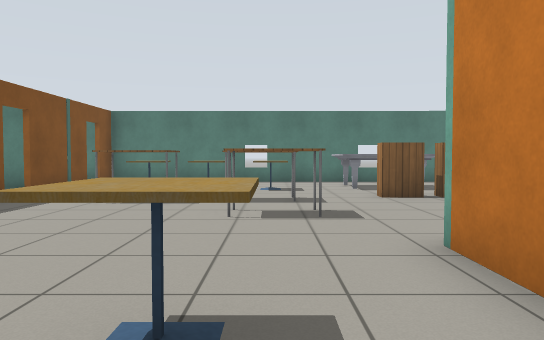
view 1 (above)

16 first-person views from a walk through a robot-simulator world made for Gazebo. The camera is 0.9 m above the floor, tilts 2° down and sees 70° across. The floor is counted in squares, 1 m on a side. Each view is taken from the middle of a square. On the plan, view 1 faces up. The plan holds only what a view shows up to about 13 squares ahead; the rest is blank. Robots are left out. Simple patterns stand in for the simulator's built-in surfaces. Some stock models are drawn as simple stand-ins.

view 2
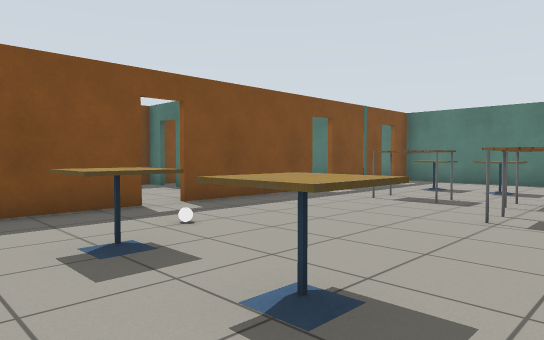

view 3
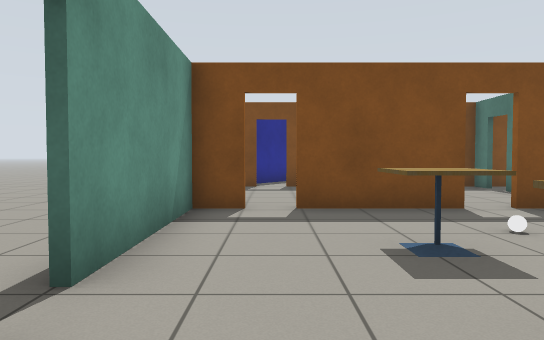

view 4
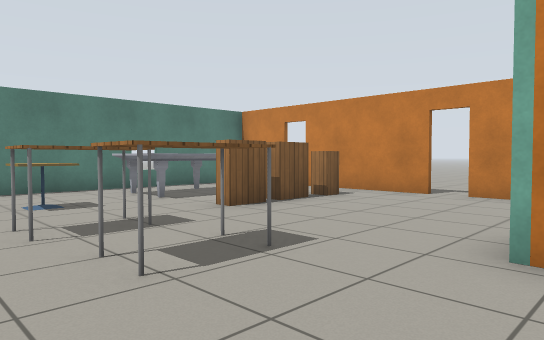

view 5
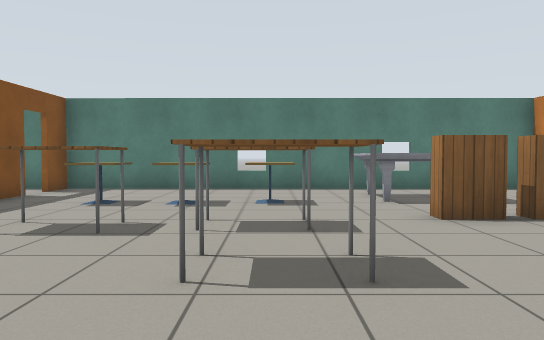

view 6
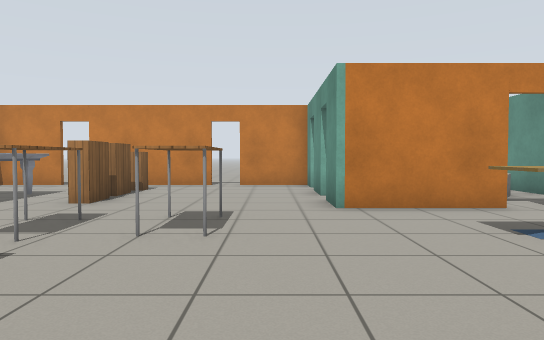

view 7
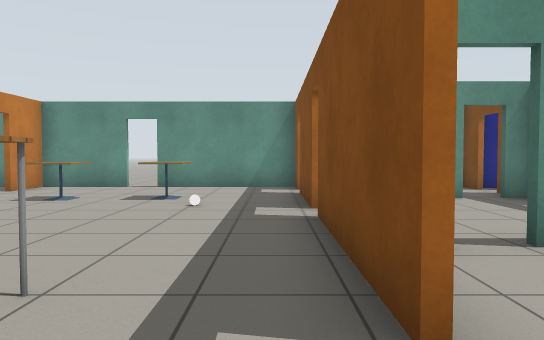

view 8
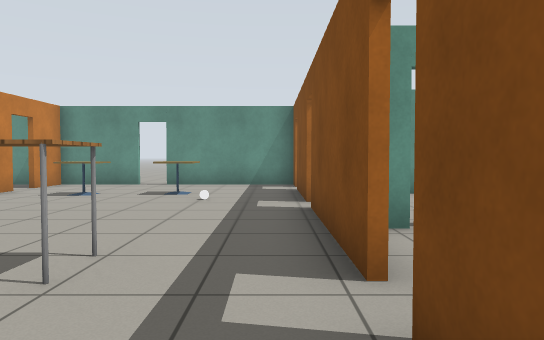

view 9
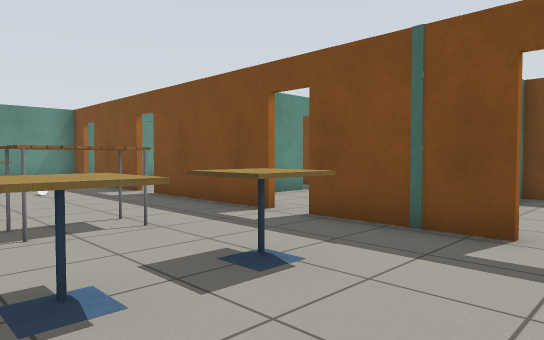

view 10
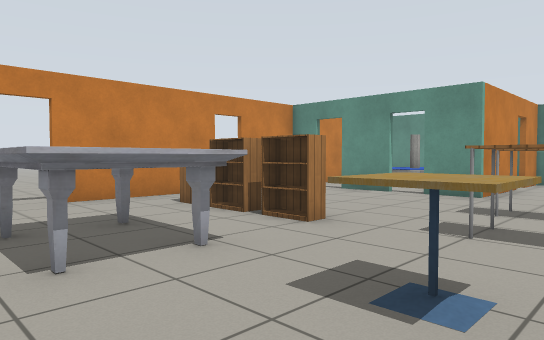

view 11
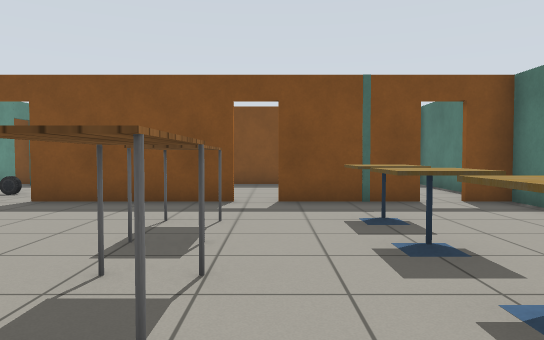

view 12
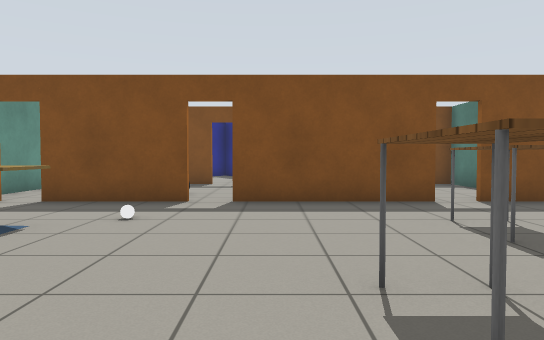

view 13
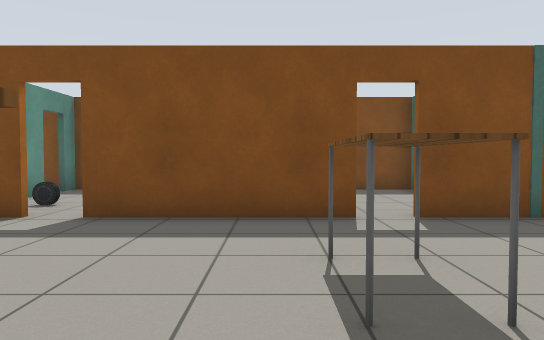

view 14
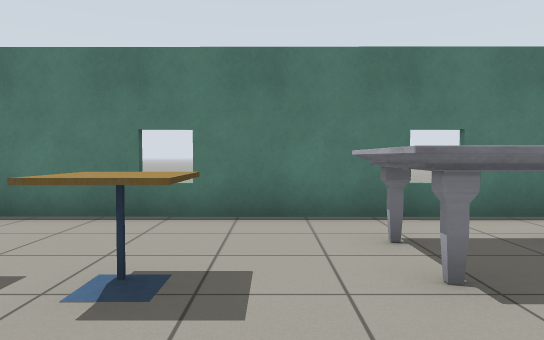

view 15
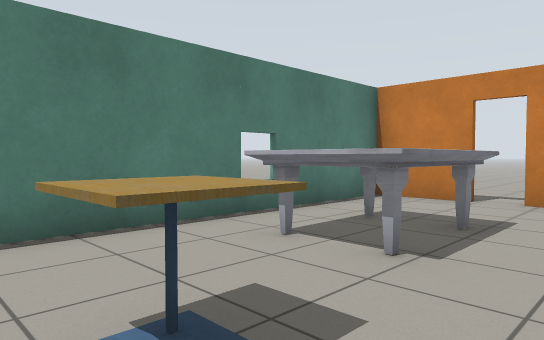

view 16
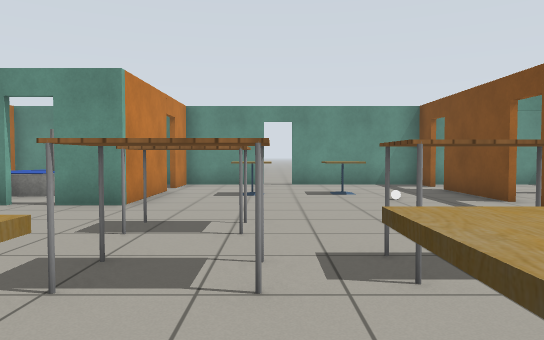

### Floor plan
Ten units are one square. View 1 is at (0, 0); x grows to the right and y downward. Boxes are objects, and circles mark ways between rooms. Rooms are numbered by the first view taken in them; rooms with no view inside come last. Other rooms are left out.
<svg viewBox="-125 -143 202 163">
<path fill="none" stroke="#000" d="M39 -39 54 -39M-57 -83 -57 -41M17 -9 17 -39 30 -39M-57 -34 -57 -4M61 -39 72 -39 72 -61M72 -69 72 -107M-57 -120 -57 -91M-9 14 17 14 17 -1M72 -115 72 -137 -57 -138 -57 -128M-57 4 -57 14 -16 14M-96 14 -61 14M-106 4 -106 14M-106 -12 -106 -4M-120 3 -109 11M-91 -17 -82 -17M-106 -31 -106 -17M-106 -60 -106 -49"/>
<rect x="-45" y="-35" width="10" height="10" fill="#bbb"><title>white ball</title></rect>
<rect x="-45" y="-115" width="20" height="20" fill="#bbb"><title>cafe table</title></rect>
<rect x="-35" y="-25" width="10" height="20" fill="#bbb"><title>cafe table</title></rect>
<rect x="-35" y="-85" width="20" height="10" fill="#bbb"><title>table</title></rect>
<rect x="-25" y="-115" width="10" height="20" fill="#bbb"><title>cafe table</title></rect>
<rect x="-15" y="-25" width="20" height="10" fill="#bbb"><title>cafe table</title></rect>
<rect x="-15" y="-85" width="20" height="10" fill="#bbb"><title>table</title></rect>
<rect x="-5" y="-65" width="20" height="10" fill="#bbb"><title>table</title></rect>
<rect x="-5" y="-115" width="10" height="20" fill="#bbb"><title>cafe table</title></rect>
<rect x="15" y="-125" width="30" height="20" fill="#bbb"><title>marble table</title></rect>
<rect x="25" y="-95" width="10" height="10" fill="#bbb"><title>bookshelf</title></rect>
<rect x="35" y="-95" width="10" height="10" fill="#bbb"><title>bookshelf</title></rect>
<rect x="45" y="-95" width="10" height="10" fill="#bbb"><title>cabinet</title></rect>
<rect x="-75" y="-35" width="10" height="10" fill="#bbb"><title>car</title></rect>
<circle cx="-60" cy="0" r="3" fill="#2a7"/>
<circle cx="-60" cy="-40" r="3" fill="#2a7"/>
<circle cx="-85" cy="-20" r="3" fill="#2a7"/>
<text x="0" y="-70">1</text>
<text x="-90" y="0">2</text>
<text x="-80" y="-40">3</text>
</svg>
Room 1 opens to room 2. Room 1 opens to room 3. Room 2 opens to room 3.

Where each view was taken, in squares from view 1:
view 1: 0 up, 0 right, facing up
view 2: 0 up, 1 right, facing up-left
view 3: 0 up, 1 right, facing left
view 4: 3 up, 2 left, facing up-right
view 5: 3 up, 0 right, facing up
view 6: 5 up, 5 left, facing right
view 7: 10 up, 5 left, facing down
view 8: 11 up, 5 left, facing down
view 9: 13 up, 1 left, facing down-left
view 10: 13 up, 1 left, facing down-right
view 11: 9 up, 2 right, facing left
view 12: 5 up, 2 right, facing left
view 13: 7 up, 0 right, facing left
view 14: 8 up, 1 right, facing up
view 15: 9 up, 1 left, facing up-right
view 16: 11 up, 1 left, facing down
